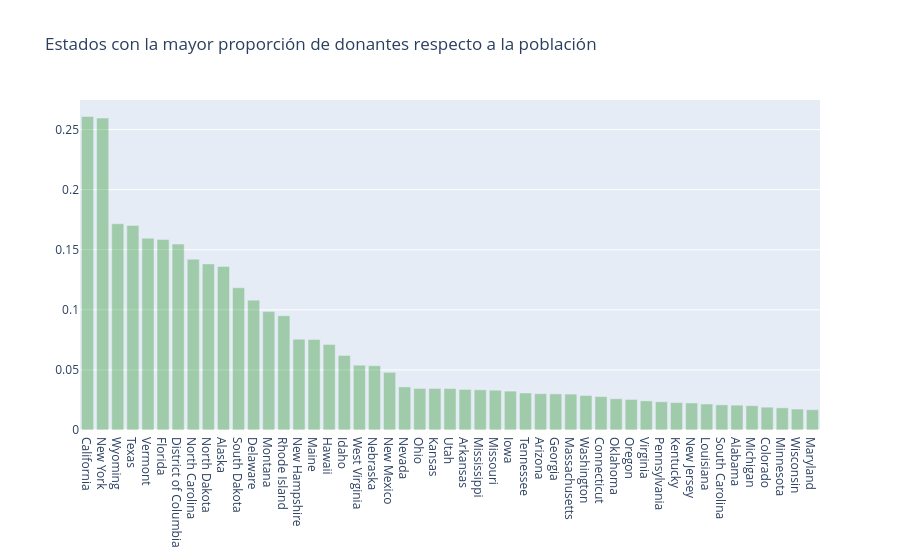

The code cell stored with this chart in its notebook:
### Markdown cell above
> - **California**, al ser el estado con la mayor población, también cuenta con la mayor cantidad de donantes registrados, con cerca de **300,000 donantes**. **San Francisco** y **Los Ángeles** son las principales ciudades de California donde se concentra el mayor número de donantes. Asimismo, California es el estado con el mayor número de escuelas y proyectos.
>
> - **Nueva York**, **Texas** y **Florida**, con aproximadamente **137,000**, **134,000** y **108,000** donantes, respectivamente, son los otros estados con la mayor cantidad de donantes. Las principales ciudades son **Nueva York**, **Miami**, **Tampa**, **Houston** y **Dallas**, donde se concentra la mayor parte de los donantes.
>
> - **Dakota del Norte**, **Dakota del Sur**, **Vermont** y **Wyoming** son los estados con el menor número de donantes, con menos de **4,000** cada uno. Además, existe una categoría denominada **"Others" (Otros)** en los datos de los estados, que probablemente agrupa a donantes docentes o a donantes provenientes de otros países.
>
> - Considerando todas las ciudades de Estados Unidos, las tres con mayor número de donantes son **Chicago** (aproximadamente **35 mil donantes**), **Nueva York** (aproximadamente **27 mil**) y **Brooklyn** (aproximadamente **22 mil**). Las ciudades californianas de **San Francisco** y **Los Ángeles** ocupan el cuarto y quinto lugar, con alrededor de **18 mil** y **16 mil** donantes, respectivamente.

## <a>Conjunto de datos ajustado por población</a>

Los estados que encabezan las gráficas anteriores son, en gran medida, los que poseen una población más alta. Por ello, resulta interesante analizar el **número de donantes por cada 100,000 habitantes** en cada estado.

Para este análisis se ha incorporado un conjunto de datos ajustado por población, que incluye la población de cada estado de Estados Unidos correspondiente al año **2013**.

**Conjunto de datos de población:** http://www.enchantedlearning.com/usa/states/population.shtml

## <a id="2.3">2.3 Estados con la mayor **proporción de donantes respecto a la población**</a>

### Code cell
# Población estimada por estado (Censo de EE. UU., 2013)
census_2013 = {
    'Mississippi': 2991207, 'Iowa': 3090416, 'Oklahoma': 3850568,
    'Delaware': 925749, 'Minnesota': 5420380, 'Alaska': 735132,
    'Illinois': 12882135, 'Arkansas': 2959373, 'New Mexico': 2085287,
    'Indiana': 6570902, 'Maryland': 5928814, 'Louisiana': 4625470,
    'Texas': 26448193, 'Wyoming': 582658, 'Arizona': 6626624,
    'Wisconsin': 5742713, 'Michigan': 9895622, 'Kansas': 2893957,
    'Utah': 2900872, 'Virginia': 8260405, 'Oregon': 3930065,
    'Connecticut': 3596080, 'New York': 19651127,
    'California': 38332521, 'Massachusetts': 6692824,
    'West Virginia': 1854304, 'South Carolina': 4774839,
    'New Hampshire': 1323459, 'Vermont': 626630,
    'Georgia': 9992167, 'North Dakota': 723393,
    'Pennsylvania': 12773801, 'Florida': 19552860,
    'Hawaii': 1404054, 'Kentucky': 4395295,
    'Rhode Island': 1051511, 'Nebraska': 1868516,
    'Missouri': 6044171, 'Ohio': 11570808,
    'Alabama': 4833722, 'South Dakota': 844877,
    'Colorado': 5268367, 'Idaho': 1612136,
    'New Jersey': 8899339, 'Washington': 6971406,
    'North Carolina': 9848060, 'Tennessee': 6495978,
    'Montana': 1015165, 'District of Columbia': 646449,
    'Nevada': 2790136, 'Maine': 1328302
}

# Número de donantes por estado
donors_from_states = dict(donors_df['Donor State'].value_counts())

# Calcular el número de donantes por cada 100 000 habitantes
don_pop = {}
for state, don in donors_from_states.items():
    if state not in census_2013:
        continue
    don_pop[state] = float(don) * 100000 / census_2013[state]

import operator

# Ordenar los estados según la proporción de donantes
don_pop = sorted(don_pop.items(), key=operator.itemgetter(1), reverse=True)

xx = [x[0] for x in don_pop][1:]
yy = [x[1] for x in don_pop][1:]

trace2 = go.Bar(
    x=xx,
    y=yy,
    name='Donantes por población',
    marker=dict(color='green'),
    opacity=0.3
)

data = [trace2]

layout = go.Layout(
    barmode='group',
    legend=dict(dict(x=-0.1, y=1.2)),
    margin=dict(b=120),
    title='Estados con la mayor proporción de donantes respecto a la población'
)

fig = go.Figure(data=data, layout=layout)
iplot(fig, filename='grouped-bar')

### Figure 1 — Plotly figure (JSON) as saved in the notebook; plotly's stock layout.template omitted (floating-point values rounded to 4 significant figures)
{"data": [{"marker": {"color": "green"}, "name": "Donantes por población", "opacity": 0.3, "type": "bar", "x": ["California", "New York", "Wyoming", "Texas", "Vermont", "Florida", "District of Columbia", "North Carolina", "North Dakota", "Alaska", "South Dakota", "Delaware", "Montana", "Rhode Island", "New Hampshire", "Maine", "Hawaii", "Idaho", "West Virginia", "Nebraska", "New Mexico", "Nevada", "Ohio", "Kansas", "Utah", "Arkansas", "Mississippi", "Missouri", "Iowa", "Tennessee", "Arizona", "Georgia", "Massachusetts", "Washington", "Connecticut", "Oklahoma", "Oregon", "Virginia", "Pennsylvania", "Kentucky", "New Jersey", "Louisiana", "South Carolina", "Alabama", "Michigan", "Colorado", "Minnesota", "Wisconsin", "Maryland"], "y": [0.2609, 0.2595, 0.1716, 0.1701, 0.1596, 0.1585, 0.1547, 0.1422, 0.1382, 0.136, 0.1184, 0.108, 0.09851, 0.0951, 0.07556, 0.07528, 0.07122, 0.06203, 0.05393, 0.05352, 0.04796, 0.03584, 0.03457, 0.03455, 0.03447, 0.03379, 0.03343, 0.03309, 0.03236, 0.03079, 0.03018, 0.03002, 0.02988, 0.02869, 0.02781, 0.02597, 0.02544, 0.02421, 0.02349, 0.02275, 0.02247, 0.02162, 0.02094, 0.02069, 0.02021, 0.01898, 0.01845, 0.01741, 0.01687]}], "layout": {"barmode": "group", "legend": {"x": -0.1, "y": 1.2}, "margin": {"b": 120}, "title": {"text": "Estados con la mayor proporción de donantes respecto a la población"}}}
